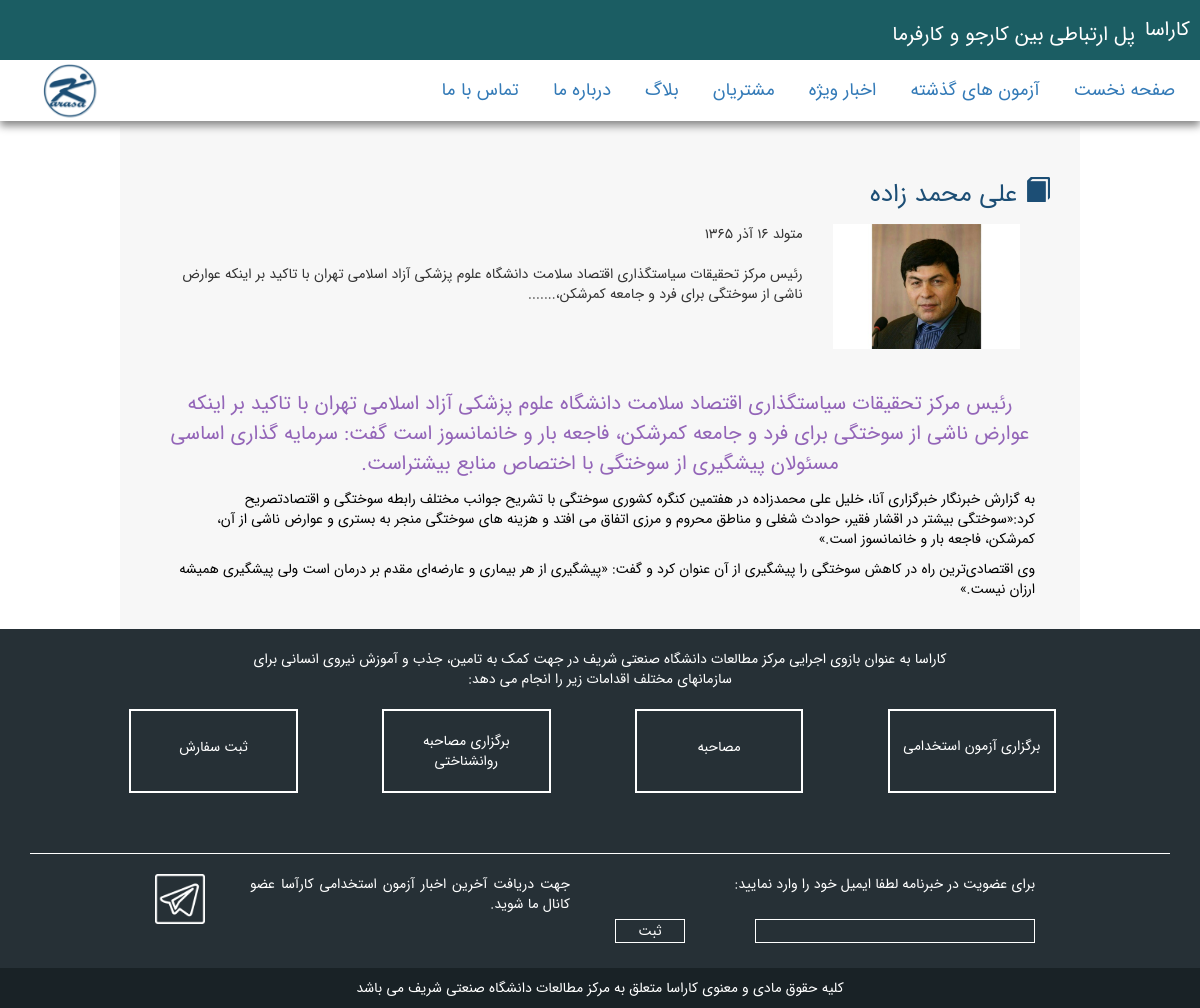
Screenshot of /mosahebe.php?ID=aliMohamadZadeh with the database file from the repository.
### tables this page shows
CREATE TABLE mosahebe(ID int NOT NULL AUTO_INCREMENT,
                      XMLNAME VARCHAR(300),
                      topic VARCHAR(300),
                      birthday VARCHAR(300),
                      Mokhtasar VARCHAR(1000),
                      image VARCHAR(1000),
                      time TIMESTAMP,
                      pishnevis INT DEFAULT 0,
                      realtime VARCHAR(200),
                      mahbobiat int DEFAULT 0,
                      post_name VARCHAR(300) DEFAULT "",
                      dastebandi VARCHAR(300),
  PRIMARY KEY (ID)) DEFAULT CHARSET=utf8;

### mosahebe.php (the view, shortened to what this page needs)
<?php
include '/Settings.php';
?>
<!DOCTYPE html>
<html lang="fa" dir="rtl">
<head>
    <link rel="stylesheet" href="/css/bootstrap.css"/>
    <link rel="stylesheet" href="/css/global.css"/>
    <link rel="stylesheet" href="/css/azmun.css"/>
    <link rel="stylesheet" href="https://cdnjs.cloudflare.com/ajax/libs/font-awesome/4.7.0/css/font-awesome.min.css">
    <link rel="stylesheet" href="/froala/css/froala_style.css">
</head>
<body>
<?php
include '/Header.php';
if (isset($_GET['ID'])) {
    $ID = $_GET['ID'];
    $query = "SELECT * FROM mosahebe WHERE post_name='$ID';";
    $result = $connection->query($query);
    if ($row = $result->fetch_assoc()) {
        $name = $row['topic'];
        $birthday = $row['birthday'];
        $mokhtasar = $row['Mokhtasar'];
        $xmlAdress = $row['XMLNAME'];
        $xmlAdress = substr($xmlAdress,3);
        $image = $row['image'];
        $image = substr($image,2);
        if (file_exists($xmlAdress)) {
            $XMLFile = simplexml_load_file($xmlAdress);
            $blogDescription=$XMLFile->data;
        }else{
            $blogDescription="";
        }
    } else{
    }
}else {
    header('Location:/');
}
?>
<div class ="container grayColor main">
    <h2 class="subj">
        <span class="glyphicon glyphicon-book"></span>
        <?php echo $name;?>
    </h2>
    <div class="col-md-12">
        <?php
        if (strlen($image)>0){
        ?>
            <img class="pull-right col-md-3 col-xs-12" src="<?php echo $image; ?>" >
        <?php
        }
        else{ ?>
            <div class="col-md-3 pull-right nopic text-center">
                <span class="glyphicon glyphicon-user"></span>
            </div>
        <?php }
        ?>
        <div class="col-md-9">
            متولد
            <?php echo $birthday; ?>
            <br>
            <br>
            <?php echo $mokhtasar; ?>
        </div>
    </div>
    <div class="col-md-12">
        <div class="fr-element fr-view">
        <br>
            <?php echo $blogDescription;?>
        </div>
    </div>
</div>
<?php
include '/Footer.php';
?>
</body>
</html>

### css/global.css (style rules this page uses)
body { font-family: IRANSans,BYekan; max-width: 1600px; margin: auto; }
.grayColor { background-color : rgb(247,247,247); }
.subj { color: rgb(27,93,99); padding-top: 10px; padding-bottom: 10px; font-size: 25px; }
.container { width: 80%; margin: 0 auto; padding: 20px 30px; float: left; margin-left: 10%; }
.h2size,h2 { font-size: 20px; }
h1, h2, h3, h4, h5, h6, .h1, .h2, .h3, .h4, .h5, .h6 { line-height: 1.5; }

### css/azmun.css (style rules this page uses)
.subj { color: rgb(28,78,117); padding-bottom: 0px; }

### rows the page displays
mosahebe: topic "علی محمد زاده", image (picture), birthday "۱۶ آذر ۱۳۶۵", Mokhtasar "رئیس مرکز تحقیقات سیاستگذاری اقتصاد سلامت دانشگاه علوم پزشکی آزاد اسلامی تهران با تاکید بر اینکه عوارض ناشی از سوختگی برای فرد و جامعه کمرشکن،......."
